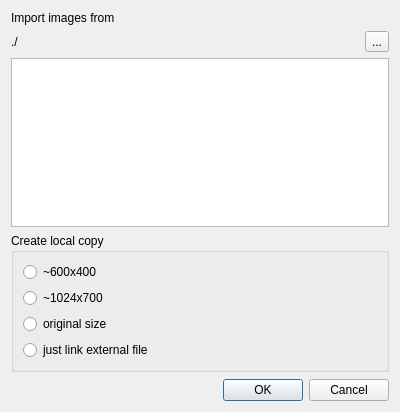
<?xml version="1.0" encoding="UTF-8"?>
<ui version="4.0">
 <class>IDlgImportImages</class>
 <widget class="QDialog" name="IDlgImportImages">
  <property name="geometry">
   <rect>
    <x>0</x>
    <y>0</y>
    <width>400</width>
    <height>412</height>
   </rect>
  </property>
  <property name="windowTitle">
   <string>Dialog</string>
  </property>
  <layout class="QVBoxLayout" name="verticalLayout_2">
   <item>
    <widget class="QLabel" name="label">
     <property name="text">
      <string>Import images from</string>
     </property>
    </widget>
   </item>
   <item>
    <layout class="QHBoxLayout" name="horizontalLayout">
     <item>
      <widget class="QLabel" name="labelPath">
       <property name="text">
        <string>./</string>
       </property>
      </widget>
     </item>
     <item>
      <widget class="QToolButton" name="toolPath">
       <property name="text">
        <string>...</string>
       </property>
       <property name="icon">
        <iconset resource="resources.qrc">
         <normaloff>:/icons/iconFolderBlue16x16.png</normaloff>:/icons/iconFolderBlue16x16.png</iconset>
       </property>
      </widget>
     </item>
    </layout>
   </item>
   <item>
    <widget class="QListWidget" name="listImages"/>
   </item>
   <item>
    <widget class="QGroupBox" name="groupBox">
     <property name="title">
      <string>Create local copy</string>
     </property>
     <layout class="QVBoxLayout" name="verticalLayout">
      <item>
       <widget class="QRadioButton" name="radioCopySmall">
        <property name="text">
         <string>~600x400</string>
        </property>
       </widget>
      </item>
      <item>
       <widget class="QRadioButton" name="radioCopyLarge">
        <property name="text">
         <string>~1024x700</string>
        </property>
       </widget>
      </item>
      <item>
       <widget class="QRadioButton" name="radioCopyOriginal">
        <property name="text">
         <string>original size</string>
        </property>
       </widget>
      </item>
      <item>
       <widget class="QRadioButton" name="radioCopyLink">
        <property name="text">
         <string>just link external file</string>
        </property>
       </widget>
      </item>
     </layout>
    </widget>
   </item>
   <item>
    <spacer name="verticalSpacer">
     <property name="orientation">
      <enum>Qt::Vertical</enum>
     </property>
     <property name="sizeHint" stdset="0">
      <size>
       <width>20</width>
       <height>24</height>
      </size>
     </property>
    </spacer>
   </item>
   <item>
    <widget class="QDialogButtonBox" name="buttonBox">
     <property name="orientation">
      <enum>Qt::Horizontal</enum>
     </property>
     <property name="standardButtons">
      <set>QDialogButtonBox::Cancel|QDialogButtonBox::Ok</set>
     </property>
    </widget>
   </item>
  </layout>
 </widget>
 <resources>
  <include location="resources.qrc"/>
 </resources>
 <connections>
  <connection>
   <sender>buttonBox</sender>
   <signal>accepted()</signal>
   <receiver>IDlgImportImages</receiver>
   <slot>accept()</slot>
   <hints>
    <hint type="sourcelabel">
     <x>248</x>
     <y>254</y>
    </hint>
    <hint type="destinationlabel">
     <x>157</x>
     <y>274</y>
    </hint>
   </hints>
  </connection>
  <connection>
   <sender>buttonBox</sender>
   <signal>rejected()</signal>
   <receiver>IDlgImportImages</receiver>
   <slot>reject()</slot>
   <hints>
    <hint type="sourcelabel">
     <x>316</x>
     <y>260</y>
    </hint>
    <hint type="destinationlabel">
     <x>286</x>
     <y>274</y>
    </hint>
   </hints>
  </connection>
 </connections>
</ui>
